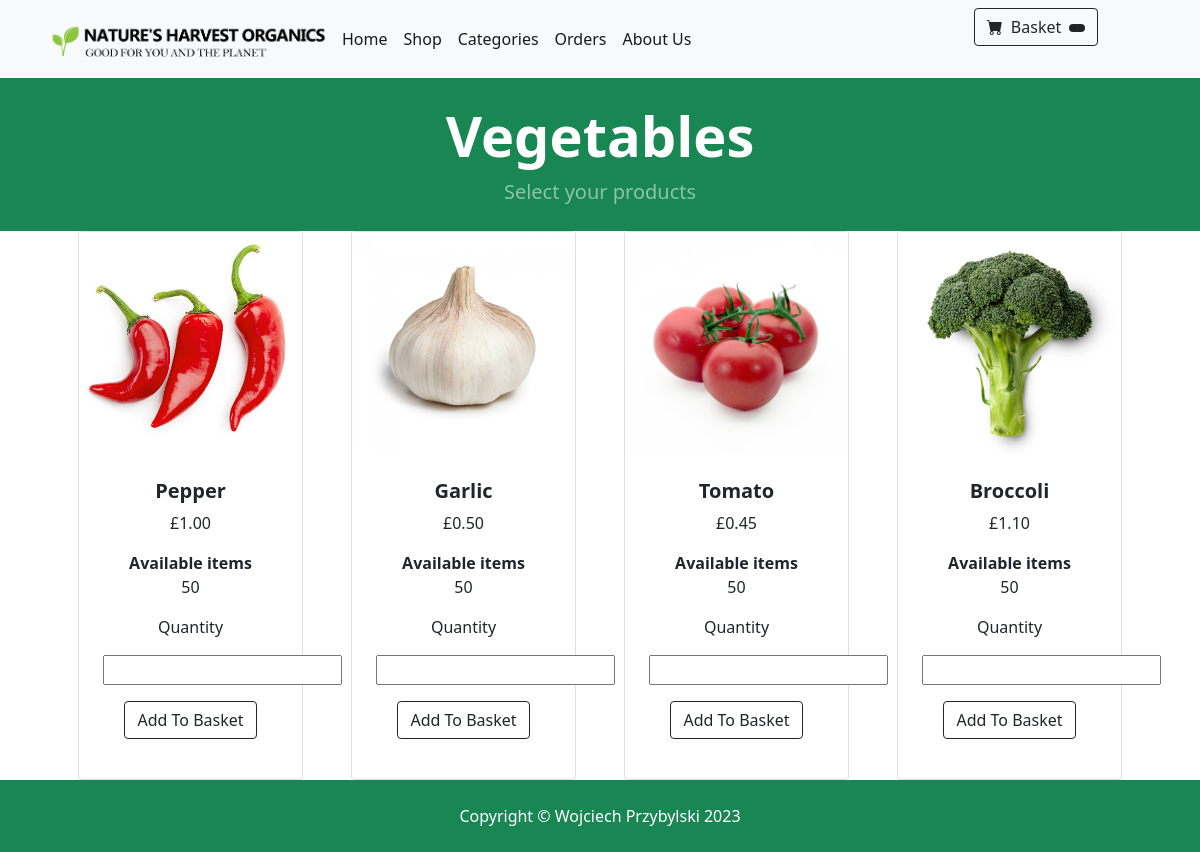
The page /Vegetable on the database its author committed.
### tables this page shows
CREATE TABLE items (
	id INTEGER NOT NULL, 
	name VARCHAR(30) NOT NULL, 
	stock INTEGER NOT NULL, 
	price FLOAT NOT NULL, 
	type_id VARCHAR(15) NOT NULL, 
	PRIMARY KEY (id), 
	UNIQUE (name), 
	FOREIGN KEY(type_id) REFERENCES types (id)
);

### application/__init__.py (the view)
    @app.route('/Vegetable')
    def vegetable():
        from application import models
        items = models.Items.query.filter_by(type_id='2').all()
        baseUrl = '/static/'
        return render_template("Vegetable.html", baseUrl=baseUrl, items=items)

### application/templates/Vegetable.html (shortened to what this page needs)
<!DOCTYPE html>
<html lang="en">
<head>
    <link href="https://cdn.jsdelivr.net/npm/bootstrap-icons@1.5.0/font/bootstrap-icons.css" rel="stylesheet" />
    <link href="{{ url_for('static', filename='css/styles.css') }}" rel="stylesheet" />
</head>
<body>
    <nav class="navbar navbar-expand-lg navbar-light bg-light">
        <div class="container px-4 px-lg-5">
            <a class="brand-logo" href="/"><img src='static/assets//images/Untitled-1.png'></img></a>
            <div class="collapse navbar-collapse" id="navbarSupportedContent">
                <ul class="navbar-nav me-auto mb-2 mb-lg-0 ms-lg-5">
                    <li class="nav-item"><a class="nav-link active" aria-current="page" href="/">Home</a></li>
                    <li class="nav-item"><a class="nav-link active" aria-current="page" href="/shop">Shop</a></li>
                    <li class="nav-item"><a class="nav-link active" aria-current="page" href="/categories">Categories</a></li>
                    <li class="nav-item"><a class="nav-link active" aria-current="page" href="/orders">Orders</a></li>
                    <li class="nav-item"><a class="nav-link active" aria-current="page" href="/about">About Us</a></li>
                </ul>
                    <div class="card-footer p-4 pt-0 border-top-0 bg-transparent">
                            <div class="text-center">
                                <a class="btn btn-outline-dark" href="basket">
                                    <i class="bi-cart-fill me-1"></i>
                                    Basket
                                    <span class="badge bg-dark text-white ms-1 rounded-pill"> {%if basket_total_quantity == None %} 0 {%else%} {{ basket_total_quantity }} {%endif%} </span>
                                </a>
                            </div>
                    </div>
            </div>
        </div>
    </nav>
    <header class="bg-success py-2">
        <div class="container px-4 px-lg-5 my-3">
            <div class="text-center text-white">
                <h1 class="display-4 fw-bolder">Vegetables</h1>
                <p class="lead fw-normal text-white-50 mb-0">Select your products</p>
            </div>
        </div>
    </header>
    <section class="py-5">
        <div class="container px-4 px-lg-5 mt-5">
            <div class="row gx-4 gx-lg-5 row-cols-2 row-cols-md-3 row-cols-xl-4 justify-content-center">
                {% for item in items %}
                <div class="col mb-5">
                        <div class="card h-100">
                            <img src="{{ baseUrl }}assets/images/{{item.id}}.jpg"></img>
                            <div class="card-body p-4">
                                <div class="text-center">
                                    <h5 class="fw-bolder">{{item.name}}</h5>
                                        <p class="">£{{ "%.2f" | format(item.price) }}</p>
                                    <div>
                                        <b class="fw-bolder">Available items</b>
                                        <p class="">{{item.stock}}</p>
                                    </div>
                                    <div>
                                        <p>Quantity</p>
                                        <p><input id="quantity_input_id" name="quantity_input" type="number" min="0" max={{item.amount}}/></p>
                                        <p><input class="btn btn-outline-dark mt-auto" name="add_item" type="submit" value="Add To Basket"></p>
                                    </div>
                                </div>
                            </div>
                        </div>
                </div>
                {% endfor %}
            </div>
        </div>
    </section>
    <footer class="py-4 bg-success">
        <div class="container"><p class="m-0 text-center text-white">Copyright &copy; Wojciech Przybylski 2023</p></div>
    </footer>
</body>
</html>

### rows shown on the page
items: shows a picture, name "Pepper", price "1.00", stock "50"
items: shows a picture, name "Garlic", price "0.50", stock "50"
items: shows a picture, name "Tomato", price "0.45", stock "50"
items: shows a picture, name "Broccoli", price "1.10", stock "50"
